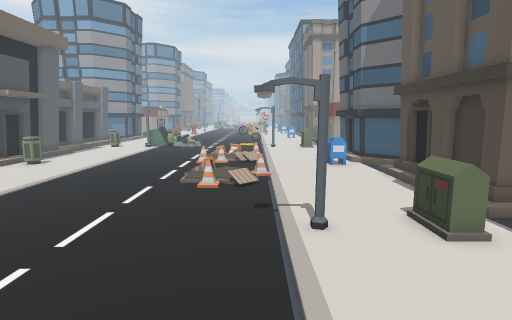
View 1 (above)

18 first-person views from a walk through a scene from a Unity 3-D project. The camera is 1.3 m above the floor, tilts 8° down and sees 80° across. The floor is counted in squares, 0.5 m on a side. Each view is taken from the middle of a square. On the plan, view 1 faces up. The plan holds only what a view shows up to about 20 squares ahead; the rest is blank. The place goes on beyond the plan. The player is left out. Some animated figures are not drawn. Some surface patterns are stand-ins.

View 2
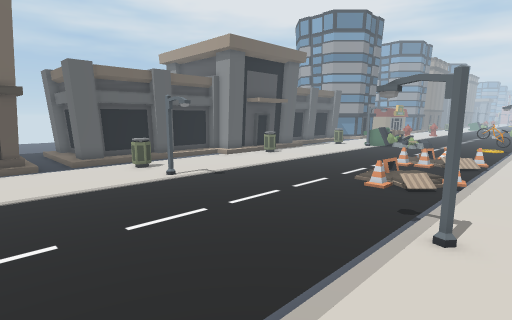

View 3
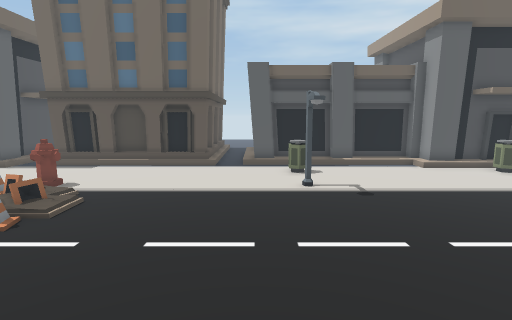

View 4
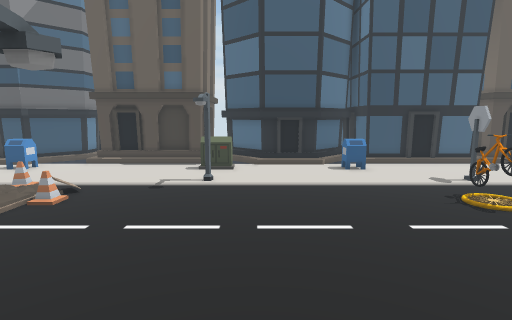

View 5
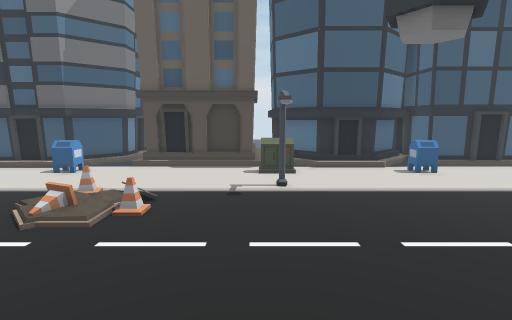

View 6
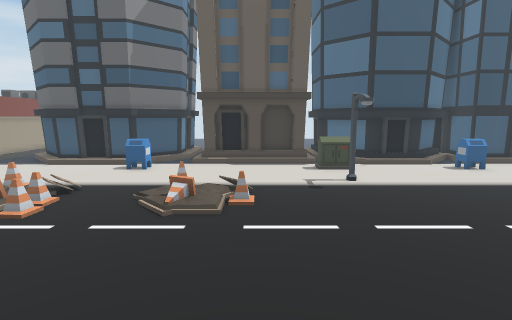

View 7
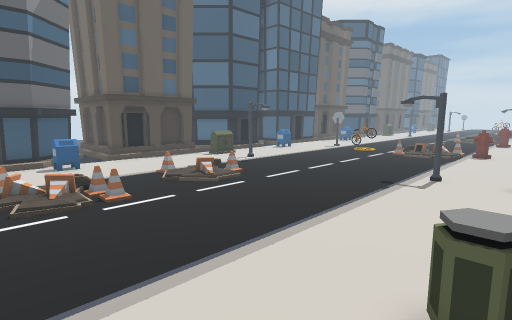

View 8
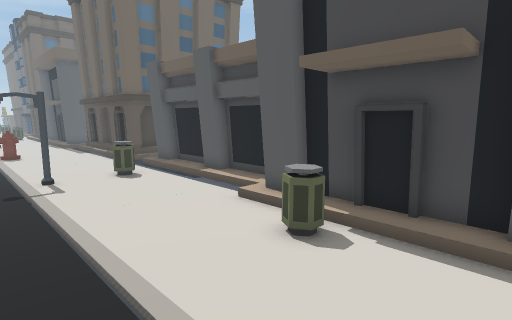

View 9
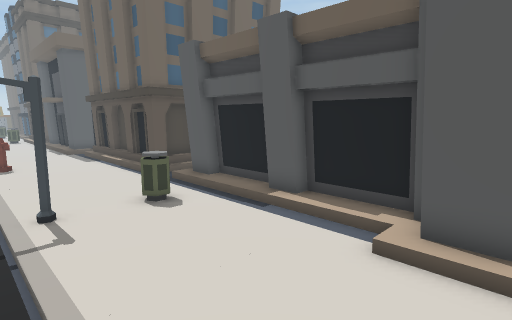

View 10
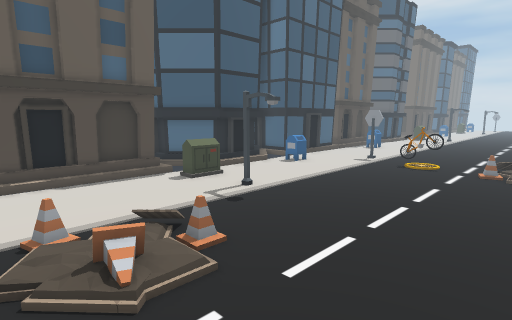

View 11
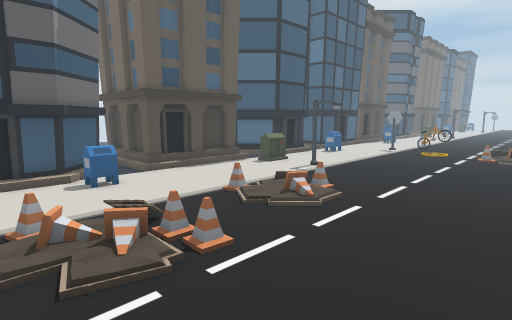

View 12
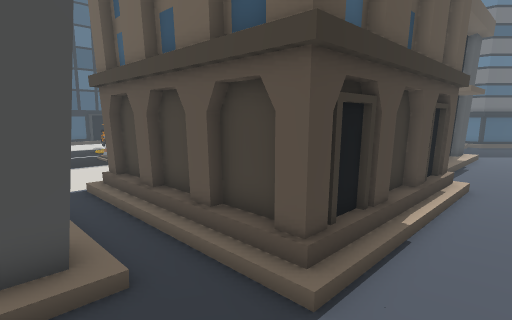

View 13
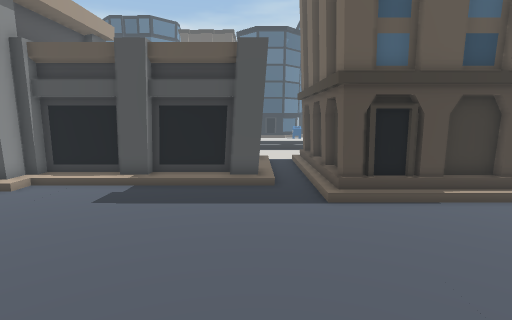

View 14
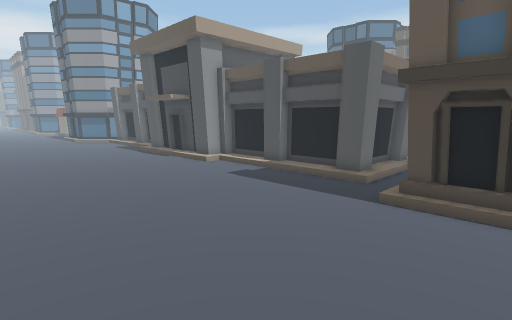

View 15
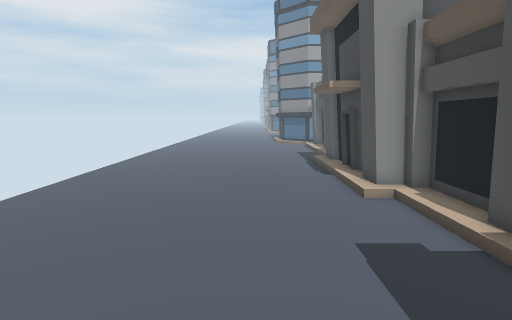

View 16
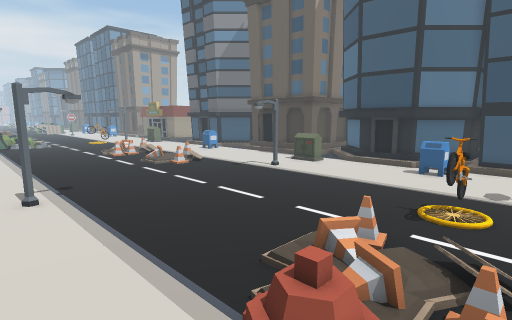

View 17
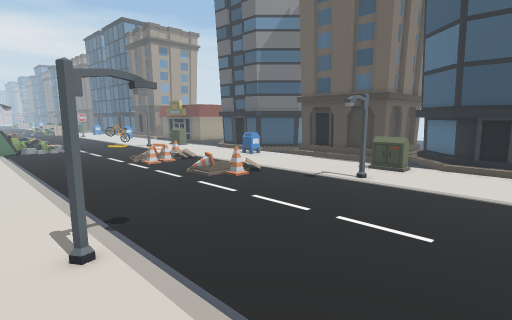

View 18
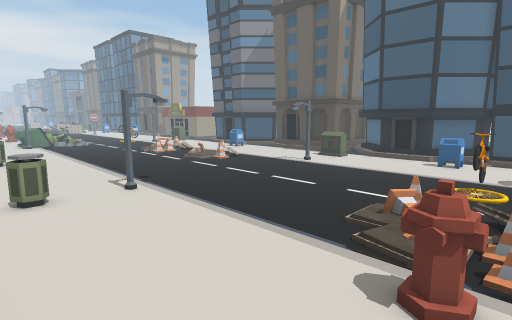

### Floor plan
Key: @ floor where view 1 was taken; # wall or solid block; x gap in a wall; . main floor; : floor 0.25 m higher than the main floor; / step, stairs or slope; = window, fence, low wall or low ledge; ^ raised ledge; B building; M mailbox; S streetlight; H hydrant; O other object.
Columns run from 33 left of view 1 to 10 right of it. Each row starts with its distance up from view 1.
 21 ...........B       B..  ........ ......B
 20 ...........BB     BB..........// O.....B
 19 ...........B      BB..........:  ......B
 18 ...........B      BB...........///.....BB
 17 ...........BB     BB==...............MMBBB
 16 ...........B      BB....................BBBB
 15 ...........BBBBBBBBB.....................BBB
 14 ...........BBBBBBBBB............ ......:BBBB
 13 ............BB   BB.........../  /.....:B
 12 ............BB   BB...........////.....:B
 11  ...........BB   BB............//......:B
 10  ...........B    BB....................:B
  9  ...........BB   BB....................:BBB
  8  ...........BB   BB..................=xBBBBB
  7 ............BB   BB.==.SSS.......SSS.^^..BBB
  6 ............BB   BB..................=x.BB
  5 ............BBBBBBB....................BB
  4 .......................................BB
  3  ......................................B
  2   ........BBBBBBBBB....................BB
  1    .......B       B....................BBB
  0     ......B       B..............@...MM.BBB
 -1 .    .....B       B.......//............BBBB
 -2        ...B       B......:  /.OOO......BB
 -3         ..B       B....HH////..........B
 -4         ..B       B....../ /......##...B

Where each view was taken, in squares from view 1:
view 1: 0 up, 0 right, facing up
view 2: 0 up, 3 right, facing up-left
view 3: 5 up, 2 right, facing left
view 4: 5 up, 11 left, facing right
view 5: 8 up, 10 left, facing right
view 6: 11 up, 11 left, facing right
view 7: 21 up, 13 left, facing down-right
view 8: 21 up, 7 left, facing down-left
view 9: 16 up, 8 left, facing down-left
view 10: 15 up, 7 left, facing down-right
view 11: 21 up, 8 left, facing down-right
view 12: 6 up, 26 left, facing down-right
view 13: 5 up, 33 left, facing right
view 14: 1 down, 33 left, facing up-right
view 15: 4 up, 26 left, facing up
view 16: 4 down, 11 left, facing up-right
view 17: 1 up, 11 left, facing up-right
view 18: 4 down, 14 left, facing up-right
